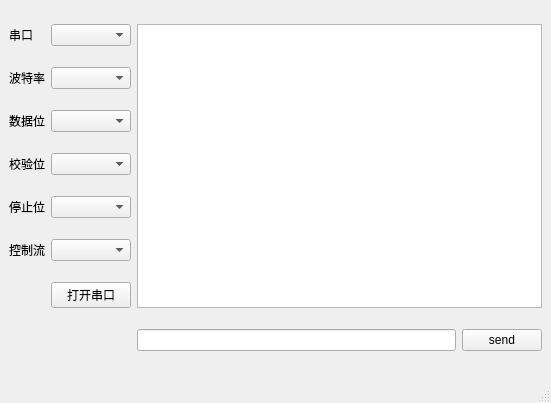
<?xml version="1.0" encoding="UTF-8"?>
<ui version="4.0">
 <class>MainWindow</class>
 <widget class="QMainWindow" name="MainWindow">
  <property name="geometry">
   <rect>
    <x>0</x>
    <y>0</y>
    <width>551</width>
    <height>403</height>
   </rect>
  </property>
  <property name="windowTitle">
   <string>MainWindow</string>
  </property>
  <widget class="QWidget" name="centralwidget">
   <layout class="QGridLayout" name="gridLayout">
    <item row="7" column="2">
     <widget class="QLineEdit" name="lineEdit"/>
    </item>
    <item row="1" column="1">
     <widget class="QComboBox" name="baudRate"/>
    </item>
    <item row="2" column="1">
     <widget class="QComboBox" name="dataBit"/>
    </item>
    <item row="7" column="3">
     <widget class="QPushButton" name="sendBtn">
      <property name="text">
       <string>send</string>
      </property>
     </widget>
    </item>
    <item row="3" column="0">
     <widget class="QLabel" name="label_4">
      <property name="text">
       <string>校验位</string>
      </property>
     </widget>
    </item>
    <item row="3" column="1">
     <widget class="QComboBox" name="parityBit"/>
    </item>
    <item row="4" column="1">
     <widget class="QComboBox" name="stopBit"/>
    </item>
    <item row="6" column="1">
     <widget class="QPushButton" name="openBtn">
      <property name="text">
       <string>打开串口</string>
      </property>
     </widget>
    </item>
    <item row="0" column="0">
     <widget class="QLabel" name="label">
      <property name="text">
       <string>串口</string>
      </property>
     </widget>
    </item>
    <item row="2" column="0">
     <widget class="QLabel" name="label_3">
      <property name="text">
       <string>数据位</string>
      </property>
     </widget>
    </item>
    <item row="4" column="0">
     <widget class="QLabel" name="label_5">
      <property name="text">
       <string>停止位</string>
      </property>
     </widget>
    </item>
    <item row="0" column="1">
     <widget class="QComboBox" name="serialPorts"/>
    </item>
    <item row="1" column="0">
     <widget class="QLabel" name="label_2">
      <property name="text">
       <string>波特率</string>
      </property>
     </widget>
    </item>
    <item row="0" column="2" rowspan="7" colspan="2">
     <widget class="QTextBrowser" name="textBrowser"/>
    </item>
    <item row="5" column="1">
     <widget class="QComboBox" name="controlFlow"/>
    </item>
    <item row="5" column="0">
     <widget class="QLabel" name="label_6">
      <property name="text">
       <string>控制流</string>
      </property>
     </widget>
    </item>
   </layout>
  </widget>
  <widget class="QMenuBar" name="menubar">
   <property name="geometry">
    <rect>
     <x>0</x>
     <y>0</y>
     <width>551</width>
     <height>22</height>
    </rect>
   </property>
  </widget>
  <widget class="QStatusBar" name="statusbar"/>
 </widget>
 <resources/>
 <connections/>
</ui>
